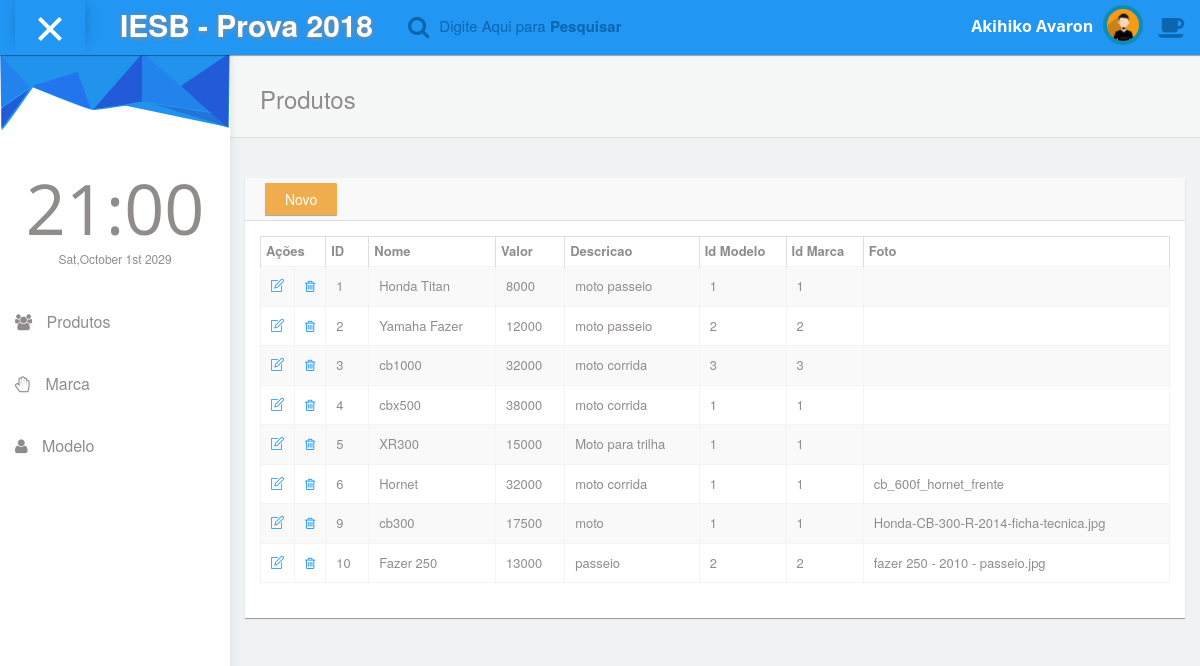
The page /Produto/index.php on the database its author committed.
### tables this page shows
CREATE TABLE `produtos` (
  `id_produtos` int(11) NOT NULL AUTO_INCREMENT,
  `nome` varchar(45) NOT NULL,
  `valor` double NOT NULL,
  `descricao` varchar(45) NOT NULL,
  `id_modelo` int(11) NOT NULL,
  `id_marca` int(11) NOT NULL,
  `foto` varchar(500) DEFAULT NULL,
  PRIMARY KEY (`id_produtos`),
  KEY `fk_produtos_modelo_idx` (`id_modelo`),
  KEY `fk_produtos_marca1_idx` (`id_marca`),
  CONSTRAINT `fk_produtos_marca1` FOREIGN KEY (`id_marca`) REFERENCES `marca` (`id_marca`) ON DELETE NO ACTION ON UPDATE NO ACTION,
  CONSTRAINT `fk_produtos_modelo` FOREIGN KEY (`id_modelo`) REFERENCES `modelo` (`id_modelo`) ON DELETE NO ACTION ON UPDATE NO ACTION
);

### Produto/Produto.php (called while the page is built, shortened)
<?php
include_once '../Conexao.php';
class Produto
{
    public function recuperarDados(){
        $conexao = new Conexao();
        $sql = "SELECT * FROM produtos ORDER BY id_produtos";
        return $conexao->recuperarDados($sql);
    }
}

### Conexao.php (called while the page is built, shortened)
<?php
class Conexao {
	protected $conexao;
	public function conectar()
	{
		$this->conexao = new PDO('mysql:host=localhost;dbname=revisao;charset=utf8', 'root', '');
	}
	public function desconectar()
	{
		$this->conexao = null;
	}
	public function recuperarDados($sql)
	{
        $retorno = $this->conexao->query($sql)->fetchAll(PDO::FETCH_ASSOC);
		return $retorno;
	}
}

### Produto/index.php (the view)
<?php
include_once 'Produto.php';
$produto = new Produto();
$aprodutos = $produto->recuperarDados();
include_once '../cabecalho.php';
?>
<div class="panel box-shadow-none content-header">
    <div class="panel-body">
        <div class="col-md-12">
            <h3 class="animated fadeInLeft">Produtos</h3>
        </div>
    </div>
</div>
    <div class="col-md-12 top-20 padding-0">
        <div class="col-md-12">
            <div class="panel">
                <div class="panel-heading">
                    <a class="btn btn-warning" href="Formulario.php">Novo</a>
                </div>
                <div class="panel-body">
                    <div class="responsive-table">
                        <table id="datatables-example" class="table table-bordered table-hover table-striped table-condensed">
                            <thead>
                            <tr>
                                <th colspan="2" width="5%">Ações</th>
                                <th>ID</th>
                                <th>Nome</th>
                                <th>Valor</th>
                                <th>Descricao</th>
                                <th>Id Modelo</th>
                                <th>Id Marca</th>
                                <th>Foto</th>
                            </tr>
                            </thead>
                            <tbody>
                            <?php foreach ($aprodutos as $produto){
                                echo "
                                    <tr>
                                        <td>
                                            <a href='formulario.php?id_produtos={$produto['id_produtos']}'><span class='icons icon-note'></span></a>
                                        </td>
                                        <td>
                                            <a href='processamento.php?acao=excluir&id_produtos={$produto['id_produtos']}'><span class='fa fa-trash-o'></span></a>
                                        </td>
                                        <td>{$produto['id_produtos']}</td>
                                        <td>{$produto['nome']}</td>
                                        <td>{$produto['valor']}</td>
                                        <td>{$produto['descricao']}</td>
                                        <td>{$produto['id_modelo']}</td>
                                        <td>{$produto['id_marca']}</td>
                                        <td>{$produto['foto']}</td>
                                    </tr>
                                ";
                            } ?>
                            </tbody>
                        </table>
                    </div>
                </div>
            </div>
        </div>
    </div>
<?php
include_once '../rodape.php';

### cabecalho.php (shortened to what this page needs)
<!DOCTYPE html>
<html lang="pt-br">
<head>
    <link rel="stylesheet" type="text/css" href="../tema/asset/css/bootstrap.min.css">
    <link rel="stylesheet" type="text/css" href="../tema/asset/css/plugins/font-awesome.min.css"/>
    <link rel="stylesheet" type="text/css" href="../tema/asset/css/plugins/simple-line-icons.css"/>
    <link rel="stylesheet" type="text/css" href="../tema/asset/css/plugins/animate.min.css"/>
    <link rel="stylesheet" type="text/css" href="../tema/asset/css/plugins/fullcalendar.min.css"/>
    <link rel="stylesheet" type="text/css" href="../tema/asset/css/plugins/datatables.bootstrap.min.css"/>
    <link href="../tema/asset/css/style.css" rel="stylesheet">
</head>
<body id="mimin" class="dashboard">
<nav class="navbar navbar-default header navbar-fixed-top">
    <div class="col-md-12 nav-wrapper">
        <div class="navbar-header" style="width:100%;">
            <div class="opener-left-menu is-open">
                <span class="bottom"></span>
            </div>
            <a href="index.html" class="navbar-brand">
                <b>IESB - Prova 2018</b>
            </a>
            <ul class="nav navbar-nav search-nav">
                <li>
                    <div class="search">
                        <span class="fa fa-search icon-search" style="font-size:23px;"></span>
                        <div class="form-group form-animate-text">
                            <input type="text" class="form-text" required>
                            <label class="label-search">Digite Aqui para <b>Pesquisar</b> </label>
                        </div>
                    </div>
                </li>
            </ul>
            <ul class="nav navbar-nav navbar-right user-nav">
                <li class="user-name"><span>Akihiko Avaron</span></li>
                <li class="dropdown avatar-dropdown">
                    <img src="../tema/asset/img/avatar.jpg" class="img-circle avatar" alt="user name"
                         data-toggle="dropdown" aria-haspopup="true" aria-expanded="true"/>
                </li>
                <li><a href="#" class="opener-right-menu"><span class="fa fa-coffee"></span></a></li>
            </ul>
        </div>
    </div>
</nav>
<div class="container-fluid mimin-wrapper">
    <div id="left-menu">
        <div class="sub-left-menu scroll">
            <ul class="nav nav-list">
                <li>
                    <div class="left-bg"></div>
                </li>
                <li class="time">
                    <h1 class="animated fadeInLeft">21:00</h1>
                    <p class="animated fadeInRight">Sat,October 1st 2029</p>
                </li>
                <li class="ripple">
                    <a class="nav-header" href="../Produto/index.php"><span class="fa fa-users"></span> Produtos</a>
                </li>
                <li class="ripple">
                    <a class="nav-header" href="../Marca/index.php"><span class="fa fa-hand-paper-o"></span> Marca</a>
                </li>
                <li class="ripple">
                    <a class="nav-header" href="../Modelo/index.php"><span class="fa fa-user"></span> Modelo</a>
                </li>
            </ul>
        </div>
    </div>
    <div id="content">

### rodape.php (shortened to what this page needs)
</div>
</div>
</body>
</html>

### rows shown on the page
produtos: id_produtos "1", nome "Honda Titan", valor "8000", descricao "moto passeio", id_modelo "1", id_marca "1"
produtos: id_produtos "2", nome "Yamaha Fazer", valor "12000", descricao "moto passeio", id_modelo "2", id_marca "2"
produtos: id_produtos "3", nome "cb1000", valor "32000", descricao "moto corrida", id_modelo "3", id_marca "3"
produtos: id_produtos "4", nome "cbx500", valor "38000", descricao "moto corrida", id_modelo "1", id_marca "1"
produtos: id_produtos "5", nome "XR300", valor "15000", descricao "Moto para trilha", id_modelo "1", id_marca "1"
produtos: id_produtos "6", nome "Hornet", valor "32000", descricao "moto corrida", id_modelo "1", id_marca "1", foto "cb_600f_hornet_frente"
produtos: id_produtos "9", nome "cb300", valor "17500", descricao "moto", id_modelo "1", id_marca "1", foto "Honda-CB-300-R-2014-ficha-tecnica.jpg"
produtos: id_produtos "10", nome "Fazer 250", valor "13000", descricao "passeio", id_modelo "2", id_marca "2", foto "fazer 250 - 2010 - passeio.jpg"
